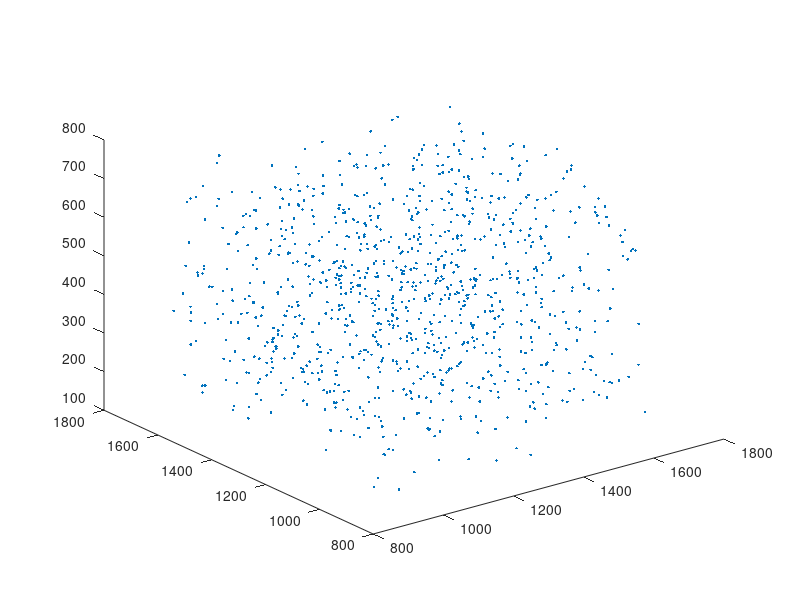

Write the MATLAB code that produced this figure. (Note: this script raises an error after producing the figure.)
%% Compute density from spatial distributions of cells
% Author: Nikolaos M. Dimitriou,
% McGill University, 2020

clear; clc; close all;
addpath('../Points2Density/')

dx=15; % the approximate size of the cell in μm
% 2500μm x 2500μm x 917μm the approximate size of the space
sz = ceil([2500/dx,2500/dx,917/dx]); % scale to the cell size

% Let's create some cells
%
center = [2500/2, 2500/2, 917/2];
coords1 = randi([-400,400],[1000,1]) + center(1);
coords2 = randi([-400,400],[1000,1]) + center(2);
coords3 = randi([-300,300],[1000,1]) + round(center(3));
figure;
plot3(coords1,coords2,coords3,'.')
writematrix([coords1 coords2 coords3],'test_coordinates_D0.txt')

coords1 = randi([-400,400],[900,1]) + center(1);
coords2 = randi([-400,400],[900,1]) + center(2);
coords3 = randi([-300,300],[900,1]) + round(center(3)/1.1);
figure;
plot3(coords1,coords2,coords3,'.')
writematrix([coords1 coords2 coords3],'test_coordinates_D2.txt')

coords1 = randi([-600,600],[900,1]) + center(1);
coords2 = randi([-600,600],[900,1]) + center(2);
coords3 = randi([-150,200],[900,1]) + round(center(3)/3);
figure;
plot3(coords1,coords2,coords3,'.')
writematrix([coords1 coords2 coords3],'test_coordinates_D5.txt')

coords1 = randi([-600,600],[800,1]) + center(1);
coords2 = randi([-600,600],[800,1]) + center(2);
coords3 = randi([-150,200],[800,1]) + round(center(3)/3);
figure;
plot3(coords1,coords2,coords3,'.')
writematrix([coords1 coords2 coords3],'test_coordinates_D7.txt')

coords1 = randi([-700,700],[500,1]) + center(1);
coords2 = randi([-700,700],[500,1]) + center(2);
coords3 = randi([-114,200],[500,1]) + round(center(3)/4);
figure;
plot3(coords1,coords2,coords3,'.')
writematrix([coords1 coords2 coords3],'test_coordinates_D9.txt')

coords1 = randi([-700,700],[500,1]) + center(1);
coords2 = randi([-700,700],[500,1]) + center(2);
coords3 = randi([-90,180],[500,1]) + round(center(3)/5);
figure;
plot3(coords1,coords2,coords3,'.')
writematrix([coords1 coords2 coords3],'test_coordinates_D12.txt')

coords1 = randi([-700,700],[300,1]) + center(1);
coords2 = randi([-700,700],[300,1]) + center(2);
coords3 = randi([-90,120],[300,1]) + round(center(3)/5);
figure;
plot3(coords1,coords2,coords3,'.')
writematrix([coords1 coords2 coords3],'test_coordinates_D14.txt')


% For the interpolation
x=linspace(0,2.5,sz(1));
z=linspace(0,0.917,sz(3));
[X,Y,Z] = ndgrid(x,x,z);
szq = [480,480,176]; % the number of grid points in the simulation domain
xq=linspace(0,2.5,szq(1));
zq=linspace(0,0.917,szq(3));
[Xq,Yq,Zq] = ndgrid(xq,xq,zq);
dsxy = 2500/480; % downscale parameter for xy-plane
dsz  = 917/176;  % downscale parameter for z-dimension

%disp(['Initializing density estmation with dsxy=' num2str(dsxy) ', dz=' num2str(dsz)]);
disp(['Initializing density estmation with dxyz=' num2str(dx) 'μm']);
%% Import coordinates
%file='test_coordinates.txt';
fnames = 'test_coordinates_';
day_names = {'D0' 'D2' 'D5' 'D7' 'D9' 'D12' 'D14'};
ndays = length(day_names);
coord={};
for i=1:ndays
    disp(['Importing coordinates from ' day_names{i}])
    coord.(day_names{i}) = readmatrix([fnames day_names{i} '.txt']);
    coord.(day_names{i})(:,1:2) = ceil(coord.(day_names{i})(:,1:2) ./dsxy); % scale such that cells become points
    coord.(day_names{i})(:,3  ) = ceil(coord.(day_names{i})(:,3  ) ./dsz);
    %shift all coordinates by 1 to remove zeros
    coord.(day_names{i})(:,1:2) = coord.(day_names{i})(:,1:2)+1;

    figure;
    plot3(coord.(day_names{i})(:,1),coord.(day_names{i})(:,2),coord.(day_names{i})(:,3),'.')
end
%% Convert centroids to density
disp('Converting points to density...')
[X1,X2,X3] = meshgrid(1:szq(1),1:szq(2),1:szq(3));
d          = 3;
grid       = reshape([X1(:),X2(:),X3(:)],szq(1)*szq(2)*szq(3),d);
PV = {};
for i=1:ndays
    dmt = akde(coord.(day_names{i}),grid);
    PV.(day_names{i}) = dmt*length(coord.(day_names{i}))*(15^3)/(5.21^3);
    disp(['min PV = ' num2str(min(PV.(day_names{i})(:)))])
    disp(['max PV = ' num2str(max(PV.(day_names{i})(:)))])
    PV.(day_names{i}) = reshape(PV.(day_names{i}), [480 480 176]);
end


%% Plot
disp('Plotting density...')

cmap=flipud(winter(50))';
depth = 0.2;

for i=1:ndays
    disp([' -> ' day_names{i}])
    figure;
    view(3)
    isovalue3 = depth*(max(PV.(day_names{i})(:))-min(PV.(day_names{i})(:)))+min(PV.(day_names{i})(:));
    surf3     = isosurface(xq,xq,zq,PV.(day_names{i}),isovalue3);
    p3        = patch(surf3);
    isonormals(xq,xq,zq,PV.(day_names{i}),p3);
    set(p3,'FaceColor',cmap(:,end-3),'EdgeColor','none','FaceAlpha',0.4);
    xlim([0 2.5])
    ylim([0 2.5])
    zlim([0 0.917])
end

%% Save matrices to binary files

disp('Saving...')
stat = mkdir('IC');
for i=1:ndays
    fileid = fopen(['IC/new_dens_' day_names{i} '.raw'],'w');
    fwrite(fileid,PV.(day_names{i}),'double');
    fclose(fileid);
end
disp('Finished!')
%//////
